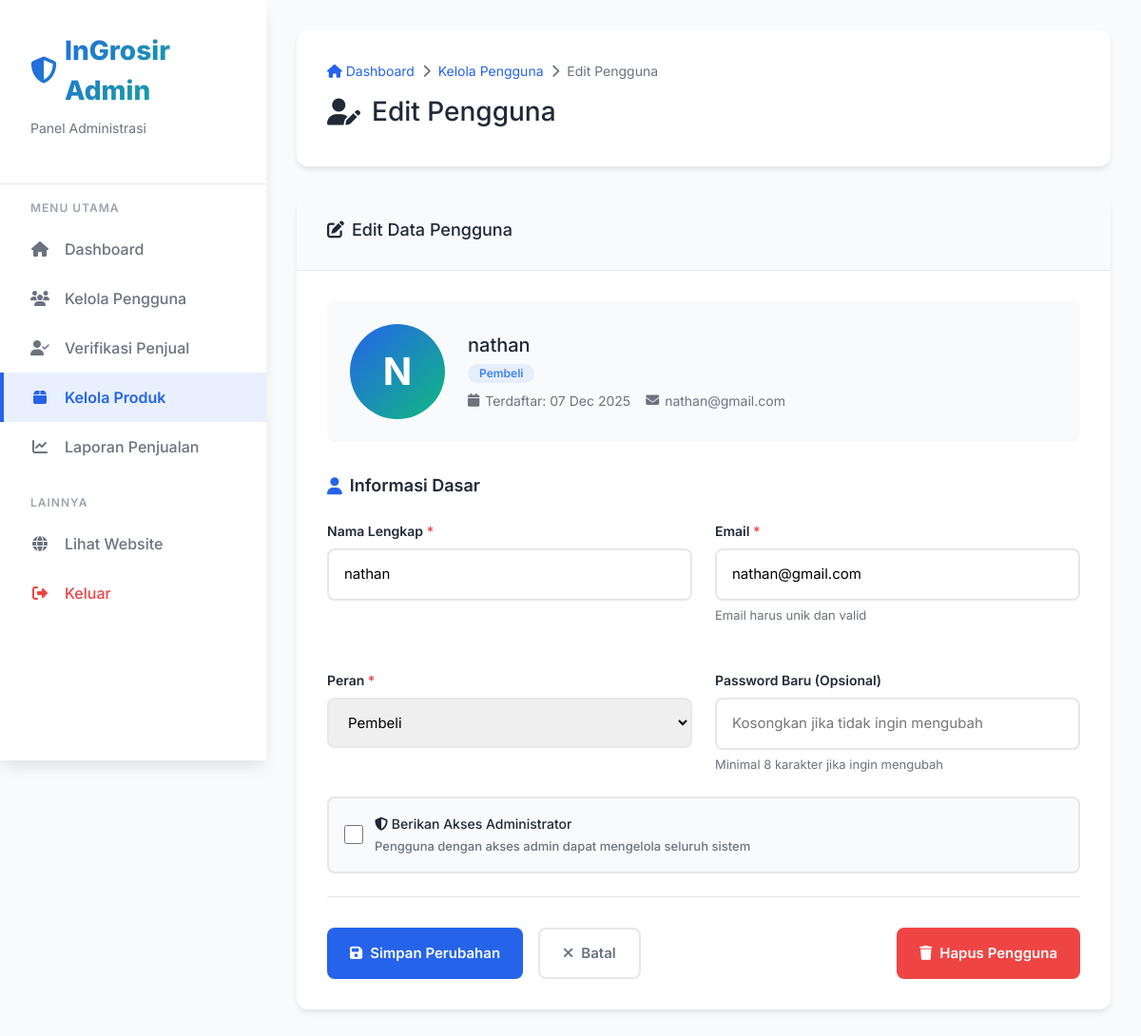
Page /admin_edit_user.php?id=16 (signed in) on the committed database.
### tables this page shows
CREATE TABLE `users` (
  `user_id` int(11) NOT NULL,
  `nama_lengkap` varchar(255) NOT NULL,
  `email` varchar(255) NOT NULL,
  `password` varchar(255) NOT NULL,
  `nama_grosir` varchar(255) DEFAULT NULL,
  `alamat_grosir` text DEFAULT NULL,
  `gambar_toko` varchar(255) DEFAULT NULL,
  `nomor_telepon` varchar(15) DEFAULT NULL,
  `tanggal_registrasi` datetime NOT NULL,
  `peran` varchar(20) NOT NULL DEFAULT 'penjual',
  `status_verifikasi` enum('pending','approved','rejected') DEFAULT 'approved',
  `tanggal_verifikasi` datetime DEFAULT NULL,
  `verified_by` int(11) DEFAULT NULL,
  `catatan_verifikasi` text DEFAULT NULL,
  `is_admin` tinyint(1) NOT NULL
);

### admin_edit_user.php (the view, shortened to what this page needs)
<?php
$koneksi = connectDB();
$user_id = isset($_GET['id']) ? (int)$_GET['id'] : 0;
$user_query = "SELECT * FROM users WHERE user_id = ?";
$stmt_user = mysqli_prepare($koneksi, $user_query);
mysqli_stmt_bind_param($stmt_user, "i", $user_id);
mysqli_stmt_execute($stmt_user);
$result_user = mysqli_stmt_get_result($stmt_user);
$user = mysqli_fetch_assoc($result_user);
?>
<!DOCTYPE html>
<html lang="id">
<head>
    <link href="https://cdn.jsdelivr.net/npm/bootstrap@5.3.2/dist/css/bootstrap.min.css" rel="stylesheet">
    <link rel="stylesheet" href="https://cdnjs.cloudflare.com/ajax/libs/font-awesome/6.4.0/css/all.min.css">
</head>
<body>
    <div class="admin-wrapper">
        <aside class="sidebar" id="sidebar">
            <div class="sidebar-header">
                <div class="sidebar-logo">
                    <i class="fas fa-shield-halved"></i>
                    InGrosir Admin
                </div>
                <p class="sidebar-subtitle">Panel Administrasi</p>
            </div>
            <nav class="sidebar-menu">
                <div class="menu-section">
                    <div class="menu-section-title">Menu Utama</div>
                    <a href="admin_dashboard.php" class="menu-item">
                    <i class="fas fa-home"></i>
                    <span>Dashboard</span>
                        </a>
                        <a href="admin_users.php" class="menu-item">
                            <i class="fas fa-users"></i>
                            <span>Kelola Pengguna</span>
                        </a>
                        <a href="admin_verify_sellers.php" class="menu-item">
                            <i class="fas fa-user-check"></i>
                            <span>Verifikasi Penjual</span>
                        </a>
                        <a href="admin_produk.php" class="menu-item active">
                            <i class="fas fa-box"></i>
                            <span>Kelola Produk</span>
                        </a>
                        <a href="admin_top_produk.php" class="menu-item">
                            <i class="fas fa-chart-line"></i>
                            <span>Laporan Penjualan</span>
                        </a>
                </div>
                <div class="menu-section">
                    <div class="menu-section-title">Lainnya</div>
                    <a href="index.php" class="menu-item">
                        <i class="fas fa-globe"></i>
                        <span>Lihat Website</span>
                    </a>
                    <a href="admin_logout.php" class="menu-item" style="color: var(--danger);">
                        <i class="fas fa-sign-out-alt"></i>
                        <span>Keluar</span>
                    </a>
                </div>
            </nav>
        </aside>
        <main class="main-content">
            <div class="page-header">
                <div class="breadcrumb">
                    <a href="admin_dashboard.php">
                        <i class="fas fa-home"></i>
                        Dashboard
                    </a>
                    <i class="fas fa-chevron-right"></i>
                    <a href="admin_users.php">Kelola Pengguna</a>
                    <i class="fas fa-chevron-right"></i>
                    <span>Edit Pengguna</span>
                </div>
                <div class="page-title">
                    <h1>
                        <i class="fas fa-user-edit"></i>
                        Edit Pengguna
                    </h1>
                </div>
            </div>
            <div class="form-container">
                <div class="form-header">
                    <h2>
                        <i class="fas fa-edit"></i>
                        Edit Data Pengguna
                    </h2>
                </div>
                <div class="form-body">
                    <div class="user-avatar-section">
                        <div class="user-avatar">
                            <?php echo strtoupper(substr($user['nama_lengkap'], 0, 1)); ?>
                        </div>
                        <div class="avatar-info">
                            <h3><?php echo htmlspecialchars($user['nama_lengkap']); ?></h3>
                            <span class="badge <?php echo $user['peran']; ?>">
                                <?php echo ucfirst($user['peran']); ?>
                            </span>
                            <div class="user-meta">
                                <div class="user-meta-item">
                                    <i class="fas fa-calendar"></i>
                                    Terdaftar: <?php echo date('d M Y', strtotime($user['tanggal_registrasi'])); ?>
                                </div>
                                <div class="user-meta-item">
                                    <i class="fas fa-envelope"></i>
                                    <?php echo htmlspecialchars($user['email']); ?>
                                </div>
                            </div>
                        </div>
                    </div>
                    <form method="POST" action="">
                        <div class="section-title">
                            <i class="fas fa-user"></i>
                            Informasi Dasar
                        </div>
                        <div class="form-grid">
                            <div class="form-group">
                                <label for="nama_lengkap">
                                    Nama Lengkap <span class="required">*</span>
                                </label>
                                <input
                                    type="text"
                                    id="nama_lengkap"
                                    name="nama_lengkap"
                                    value="<?php echo htmlspecialchars($user['nama_lengkap']); ?>"
                                    required
                                >
                            </div>
                            <div class="form-group">
                                <label for="email">
                                    Email <span class="required">*</span>
                                </label>
                                <input
                                    type="email"
                                    id="email"
                                    name="email"
                                    value="<?php echo htmlspecialchars($user['email']); ?>"
                                    required
                                >
                                <div class="input-hint">Email harus unik dan valid</div>
                            </div>
                            <div class="form-group">
                                <label for="peran">
                                    Peran <span class="required">*</span>
                                </label>
                                <select id="peran" name="peran" required>
                                    <option value="pembeli" <?php echo $user['peran'] == 'pembeli' ? 'selected' : ''; ?>>Pembeli</option>
                                </select>
                            </div>
                            <div class="form-group">
                                <label for="password">
                                    Password Baru (Opsional)
                                </label>
                                <input
                                    type="password"
                                    id="password"
                                    name="password"
                                    placeholder="Kosongkan jika tidak ingin mengubah"
                                >
                                <div class="input-hint">Minimal 8 karakter jika ingin mengubah</div>
                            </div>
                        </div>
                        <div class="form-group full-width">
                            <div class="checkbox-wrapper">
                                <input
                                    type="checkbox"
                                    id="is_admin"
                                    name="is_admin"
                                    <?php echo $user['is_admin'] == 1 ? 'checked' : ''; ?>
                                >
                                <label for="is_admin">
                                    <i class="fas fa-shield-halved"></i>
                                    Berikan Akses Administrator
                                    <span class="checkbox-info">Pengguna dengan akses admin dapat mengelola seluruh sistem</span>
                                </label>
                            </div>
                        </div>
                        <div class="form-actions">
                            <button type="submit" class="btn btn-primary">
                                <i class="fas fa-save"></i>
                                Simpan Perubahan
                            </button>
                            <a href="admin_users.php" class="btn btn-outline">
                                <i class="fas fa-times"></i>
                                Batal
                            </a>
                            <button type="button" class="btn btn-danger" onclick="confirmDelete()" style="margin-left: auto;">
                                <i class="fas fa-trash"></i>
                                Hapus Pengguna
                            </button>
                        </div>
                    </form>
                </div>
            </div>
        </main>
    </div>
</body>
</html>

### rows in the picture
users: nama_lengkap "N", nama_lengkap "nathan", peran "Pembeli", tanggal_registrasi "07 Dec 2025", email "nathan@gmail.com"
